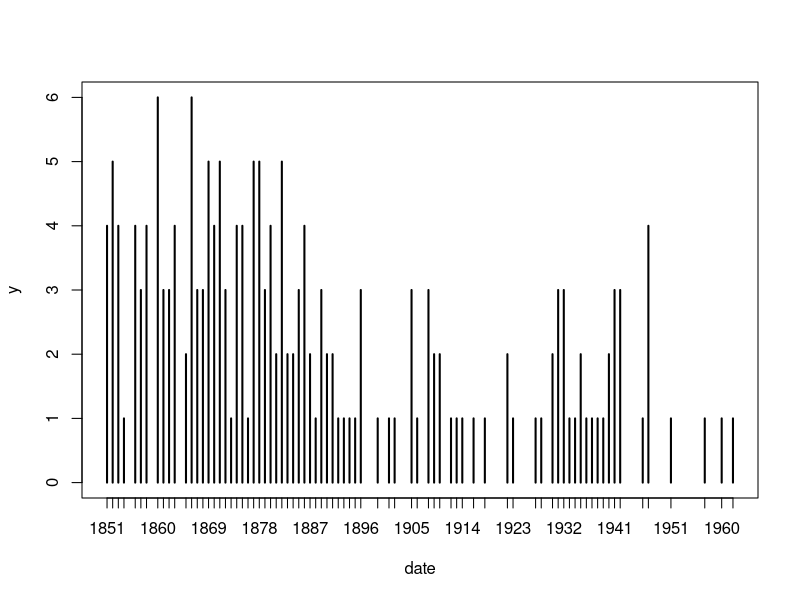

Generate this figure with R:
library(boot)     #for coal data
year <- floor(coal)
data(coal)
y <- table(year)
plot(y)  #a time plot

y <- floor(coal[[1]])
y <- tabulate(y)
y <- y[1851:length(y)]

# Gibbs sampler for the coal mining change point

# initialization
n <- length(y)    #length of the data
m <- 1000         #length of the chain
mu <- lambda <- k <- numeric(m)
L <- numeric(n)
k[1] <- sample(1:n, 1)
mu[1] <- 1
lambda[1] <- 1
b1 <- 1
b2 <- 1

# run the Gibbs sampler
for (i in 2:m) {
    kt <- k[i-1]

    #generate mu
    r <- .5 + sum(y[1:kt])
    mu[i] <- rgamma(1, shape = r, rate = kt + b1)

    #generate lambda
    if (kt + 1 > n) r <- .5 + sum(y) else
        r <- .5 + sum(y[(kt+1):n])
    lambda[i] <- rgamma(1, shape = r, rate = n - kt + b2)

    #generate b1 and b2
    b1 <- rgamma(1, shape = .5, rate = mu[i]+1)
    b2 <- rgamma(1, shape = .5, rate = lambda[i]+1)

    for (j in 1:n) {
        L[j] <- exp((lambda[i] - mu[i]) * j) *
                      (mu[i] / lambda[i])^sum(y[1:j])
        }
    L <- L / sum(L)

    #generate k from discrete distribution L on 1:n
    k[i] <- sample(1:n, prob=L, size=1)
}

b <- 201
j <- k[b:m]
print(mean(k[b:m]))
print(mean(lambda[b:m]))
print(mean(mu[b:m]))
